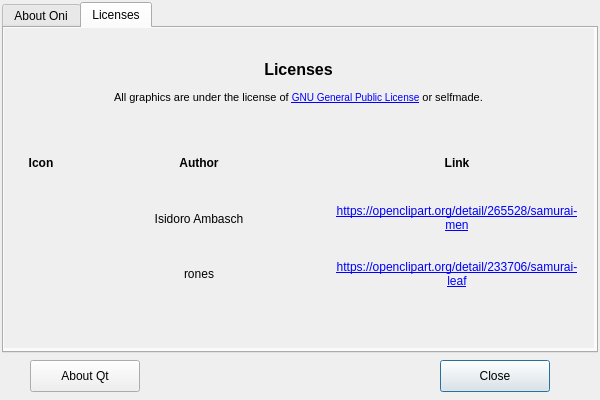
<?xml version="1.0" encoding="UTF-8"?>
<ui version="4.0">
 <class>AboutWindow</class>
 <widget class="QDialog" name="AboutWindow">
  <property name="geometry">
   <rect>
    <x>0</x>
    <y>0</y>
    <width>600</width>
    <height>400</height>
   </rect>
  </property>
  <property name="sizePolicy">
   <sizepolicy hsizetype="Fixed" vsizetype="Fixed">
    <horstretch>0</horstretch>
    <verstretch>0</verstretch>
   </sizepolicy>
  </property>
  <property name="minimumSize">
   <size>
    <width>600</width>
    <height>400</height>
   </size>
  </property>
  <property name="maximumSize">
   <size>
    <width>600</width>
    <height>400</height>
   </size>
  </property>
  <property name="windowTitle">
   <string>About Oni</string>
  </property>
  <widget class="QPushButton" name="close">
   <property name="geometry">
    <rect>
     <x>440</x>
     <y>360</y>
     <width>110</width>
     <height>32</height>
    </rect>
   </property>
   <property name="text">
    <string>Close</string>
   </property>
  </widget>
  <widget class="QPushButton" name="aboutQt">
   <property name="geometry">
    <rect>
     <x>30</x>
     <y>360</y>
     <width>110</width>
     <height>32</height>
    </rect>
   </property>
   <property name="text">
    <string>About Qt</string>
   </property>
  </widget>
  <widget class="QTabWidget" name="tabWidget">
   <property name="geometry">
    <rect>
     <x>2</x>
     <y>2</y>
     <width>596</width>
     <height>351</height>
    </rect>
   </property>
   <property name="currentIndex">
    <number>1</number>
   </property>
   <widget class="QWidget" name="tabAbout">
    <attribute name="title">
     <string>About Oni</string>
    </attribute>
    <widget class="QWidget" name="gridLayoutWidget_3">
     <property name="geometry">
      <rect>
       <x>9</x>
       <y>0</y>
       <width>581</width>
       <height>321</height>
      </rect>
     </property>
     <layout class="QGridLayout" name="gridLayout_4">
      <item row="0" column="0">
       <widget class="QLabel" name="aboutLabel">
        <property name="text">
         <string>&lt;!DOCTYPE HTML PUBLIC &quot;-//W3C//DTD HTML 4.0//EN&quot; &quot;http://www.w3.org/TR/REC-html40/strict.dtd&quot;&gt;
&lt;html&gt;&lt;head&gt;&lt;meta name=&quot;qrichtext&quot; content=&quot;1&quot; /&gt;&lt;style type=&quot;text/css&quot;&gt;
p, li { white-space: pre-wrap; }
&lt;/style&gt;&lt;/head&gt;&lt;body style=&quot; font-family:'MS Shell Dlg 2'; font-size:8pt; font-weight:400; font-style:normal;&quot;&gt;
&lt;p align=&quot;center&quot; style=&quot; margin-top:14px; margin-bottom:12px; margin-left:0px; margin-right:0px; -qt-block-indent:0; text-indent:0px;&quot;&gt;&lt;span style=&quot; font-family:'.SF NS Text'; font-size:12pt; font-weight:600; color:#000000;&quot;&gt;Oni&lt;/span&gt;&lt;/p&gt;
&lt;p align=&quot;center&quot; style=&quot; margin-top:0px; margin-bottom:0px; margin-left:0px; margin-right:0px; -qt-block-indent:0; text-indent:0px;&quot;&gt;&lt;span style=&quot; font-family:'.SF NS Text'; color:#000000;&quot;&gt;This software is a digitally version of the boardgame &lt;/span&gt;&lt;a href=&quot;http://www.arcanewonders.com/Onitama&quot;&gt;&lt;span style=&quot; font-family:'.SF NS Text'; text-decoration: underline; color:#0000ff;&quot;&gt;Onitama&lt;/span&gt;&lt;/a&gt;&lt;span style=&quot; font-family:'.SF NS Text'; color:#000000;&quot;&gt; by &lt;/span&gt;&lt;a href=&quot;http://www.arcanewonders.com/&quot;&gt;&lt;span style=&quot; font-family:'.SF NS Text'; text-decoration: underline; color:#0000ff;&quot;&gt;Arcane Wonders&lt;/span&gt;&lt;/a&gt;&lt;span style=&quot; font-family:'.SF NS Text'; color:#000000;&quot;&gt;. &lt;/span&gt;&lt;/p&gt;
&lt;p align=&quot;center&quot; style=&quot; margin-top:0px; margin-bottom:0px; margin-left:0px; margin-right:0px; -qt-block-indent:0; text-indent:0px;&quot;&gt;&lt;span style=&quot; font-family:'.SF NS Text'; color:#000000;&quot;&gt;We do not own any rights on the original game.&lt;br /&gt;&lt;/span&gt;&lt;/p&gt;
&lt;p align=&quot;center&quot; style=&quot; margin-top:0px; margin-bottom:0px; margin-left:0px; margin-right:0px; -qt-block-indent:0; text-indent:0px;&quot;&gt;&lt;span style=&quot; font-family:'.SF NS Text'; color:#000000;&quot;&gt;Onitama is a two-player, perfect information abstract game with a random starting setup.&lt;br /&gt;&lt;/span&gt;&lt;/p&gt;
&lt;p align=&quot;center&quot; style=&quot; margin-top:12px; margin-bottom:12px; margin-left:0px; margin-right:0px; -qt-block-indent:0; text-indent:0px;&quot;&gt;&lt;span style=&quot; font-family:'.SF NS Text'; font-weight:600; text-decoration: underline; color:#000000;&quot;&gt;Github&lt;/span&gt;&lt;/p&gt;
&lt;p align=&quot;center&quot; style=&quot; margin-top:12px; margin-bottom:12px; margin-left:0px; margin-right:0px; -qt-block-indent:0; text-indent:0px;&quot;&gt;&lt;span style=&quot; font-family:'.SF NS Text'; color:#000000;&quot;&gt;This software was written in C++, while the GUI uses Qt.&lt;br /&gt;You can find our sourcecode on Github: &lt;/span&gt;&lt;a href=&quot;https://github.com/gwolffgang/Oni&quot;&gt;&lt;span style=&quot; font-family:'.SF NS Text'; text-decoration: underline; color:#0000ff;&quot;&gt;https://github.com/gwolffgang/Oni&lt;/span&gt;&lt;/a&gt;&lt;/p&gt;
&lt;p align=&quot;center&quot; style=&quot; margin-top:12px; margin-bottom:12px; margin-left:0px; margin-right:0px; -qt-block-indent:0; text-indent:0px;&quot;&gt;&lt;span style=&quot; font-family:'.SF NS Text'; font-weight:600; text-decoration: underline; color:#000000;&quot;&gt;Developers&lt;/span&gt;&lt;/p&gt;
&lt;p align=&quot;center&quot; style=&quot;-qt-paragraph-type:empty; margin-top:0px; margin-bottom:0px; margin-left:0px; margin-right:0px; -qt-block-indent:0; text-indent:0px; font-size:7.8pt;&quot;&gt;&lt;br /&gt;&lt;/p&gt;
&lt;table border=&quot;0&quot; style=&quot; margin-top:0px; margin-bottom:0px; margin-left:0px; margin-right:0px;&quot; cellspacing=&quot;2&quot; cellpadding=&quot;0&quot;&gt;
&lt;tr&gt;
&lt;td&gt;
&lt;ul style=&quot;margin-top: 0px; margin-bottom: 0px; margin-left: 0px; margin-right: 0px; -qt-list-indent: 1;&quot;&gt;&lt;li style=&quot; color:#000000;&quot; align=&quot;center&quot; style=&quot; margin-top:12px; margin-bottom:12px; margin-left:0px; margin-right:0px; -qt-block-indent:0; text-indent:0px;&quot;&gt;Georg Wolffgang&lt;br /&gt;(lead programmer)&lt;/li&gt;&lt;/ul&gt;&lt;/td&gt;
&lt;td&gt;
&lt;ul style=&quot;margin-top: 0px; margin-bottom: 0px; margin-left: 0px; margin-right: 0px; -qt-list-indent: 1;&quot;&gt;&lt;li style=&quot; color:#000000;&quot; align=&quot;center&quot; style=&quot; margin-top:12px; margin-bottom:12px; margin-left:0px; margin-right:0px; -qt-block-indent:0; text-indent:0px;&quot;&gt;Alexandar Tomic&lt;br /&gt;(coder/debugger)&lt;/li&gt;&lt;/ul&gt;&lt;/td&gt;
&lt;td&gt;
&lt;ul style=&quot;margin-top: 0px; margin-bottom: 0px; margin-left: 0px; margin-right: 0px; -qt-list-indent: 1;&quot;&gt;&lt;li style=&quot; color:#000000;&quot; align=&quot;center&quot; style=&quot; margin-top:12px; margin-bottom:12px; margin-left:0px; margin-right:0px; -qt-block-indent:0; text-indent:0px;&quot;&gt;Benjamin Brinkmann&lt;br /&gt;(AI-programmer)&lt;/li&gt;&lt;/ul&gt;&lt;/td&gt;&lt;/tr&gt;&lt;/table&gt;&lt;/body&gt;&lt;/html&gt;</string>
        </property>
       </widget>
      </item>
     </layout>
    </widget>
   </widget>
   <widget class="QWidget" name="tabLicenses">
    <attribute name="title">
     <string>Licenses</string>
    </attribute>
    <widget class="QWidget" name="gridLayoutWidget">
     <property name="geometry">
      <rect>
       <x>10</x>
       <y>110</y>
       <width>571</width>
       <height>161</height>
      </rect>
     </property>
     <layout class="QGridLayout" name="gridLicenses">
      <item row="1" column="1">
       <widget class="QLabel" name="author_M">
        <property name="maximumSize">
         <size>
          <width>250</width>
          <height>50</height>
         </size>
        </property>
        <property name="text">
         <string>Isidoro Ambasch</string>
        </property>
        <property name="alignment">
         <set>Qt::AlignCenter</set>
        </property>
        <property name="wordWrap">
         <bool>true</bool>
        </property>
       </widget>
      </item>
      <item row="1" column="2">
       <widget class="QLabel" name="link_M">
        <property name="maximumSize">
         <size>
          <width>250</width>
          <height>50</height>
         </size>
        </property>
        <property name="text">
         <string>&lt;a href=&quot;https://openclipart.org/detail/265528/samurai-men&quot;&gt;https://openclipart.org/detail/265528/samurai-men&lt;/a&gt;</string>
        </property>
        <property name="alignment">
         <set>Qt::AlignCenter</set>
        </property>
        <property name="wordWrap">
         <bool>true</bool>
        </property>
       </widget>
      </item>
      <item row="1" column="0">
       <widget class="QLabel" name="img_M">
        <property name="maximumSize">
         <size>
          <width>50</width>
          <height>50</height>
         </size>
        </property>
        <property name="text">
         <string/>
        </property>
        <property name="pixmap">
         <pixmap resource="res.qrc">:/pics/pieces/master_red.png</pixmap>
        </property>
        <property name="scaledContents">
         <bool>true</bool>
        </property>
        <property name="alignment">
         <set>Qt::AlignCenter</set>
        </property>
       </widget>
      </item>
      <item row="2" column="1">
       <widget class="QLabel" name="author_S">
        <property name="maximumSize">
         <size>
          <width>250</width>
          <height>50</height>
         </size>
        </property>
        <property name="text">
         <string>rones</string>
        </property>
        <property name="alignment">
         <set>Qt::AlignCenter</set>
        </property>
        <property name="wordWrap">
         <bool>true</bool>
        </property>
       </widget>
      </item>
      <item row="0" column="2">
       <widget class="QLabel" name="textLink">
        <property name="font">
         <font>
          <weight>75</weight>
          <bold>true</bold>
         </font>
        </property>
        <property name="text">
         <string>Link</string>
        </property>
        <property name="alignment">
         <set>Qt::AlignCenter</set>
        </property>
       </widget>
      </item>
      <item row="0" column="1">
       <widget class="QLabel" name="textAuthor">
        <property name="font">
         <font>
          <weight>75</weight>
          <bold>true</bold>
         </font>
        </property>
        <property name="text">
         <string>Author</string>
        </property>
        <property name="alignment">
         <set>Qt::AlignCenter</set>
        </property>
       </widget>
      </item>
      <item row="0" column="0">
       <widget class="QLabel" name="textIcon">
        <property name="font">
         <font>
          <weight>75</weight>
          <bold>true</bold>
         </font>
        </property>
        <property name="text">
         <string>Icon</string>
        </property>
        <property name="alignment">
         <set>Qt::AlignCenter</set>
        </property>
       </widget>
      </item>
      <item row="2" column="2">
       <widget class="QLabel" name="link_S">
        <property name="maximumSize">
         <size>
          <width>250</width>
          <height>50</height>
         </size>
        </property>
        <property name="text">
         <string>&lt;a href=&quot;https://openclipart.org/detail/233706/samurai-leaf&quot;&gt;https://openclipart.org/detail/233706/samurai-leaf&lt;/a&gt;</string>
        </property>
        <property name="alignment">
         <set>Qt::AlignCenter</set>
        </property>
        <property name="wordWrap">
         <bool>true</bool>
        </property>
       </widget>
      </item>
      <item row="2" column="0">
       <widget class="QLabel" name="img_S">
        <property name="maximumSize">
         <size>
          <width>50</width>
          <height>50</height>
         </size>
        </property>
        <property name="text">
         <string/>
        </property>
        <property name="pixmap">
         <pixmap resource="res.qrc">:/pics/pieces/scolar_red.png</pixmap>
        </property>
        <property name="scaledContents">
         <bool>true</bool>
        </property>
        <property name="alignment">
         <set>Qt::AlignCenter</set>
        </property>
       </widget>
      </item>
     </layout>
    </widget>
    <widget class="QTextBrowser" name="textLicenses">
     <property name="enabled">
      <bool>false</bool>
     </property>
     <property name="geometry">
      <rect>
       <x>0</x>
       <y>0</y>
       <width>590</width>
       <height>320</height>
      </rect>
     </property>
     <property name="sizePolicy">
      <sizepolicy hsizetype="Fixed" vsizetype="Fixed">
       <horstretch>0</horstretch>
       <verstretch>0</verstretch>
      </sizepolicy>
     </property>
     <property name="contextMenuPolicy">
      <enum>Qt::NoContextMenu</enum>
     </property>
     <property name="autoFillBackground">
      <bool>false</bool>
     </property>
     <property name="locale">
      <locale language="English" country="Germany"/>
     </property>
     <property name="frameShape">
      <enum>QFrame::Panel</enum>
     </property>
     <property name="frameShadow">
      <enum>QFrame::Plain</enum>
     </property>
     <property name="lineWidth">
      <number>0</number>
     </property>
     <property name="verticalScrollBarPolicy">
      <enum>Qt::ScrollBarAlwaysOff</enum>
     </property>
     <property name="horizontalScrollBarPolicy">
      <enum>Qt::ScrollBarAlwaysOff</enum>
     </property>
     <property name="sizeAdjustPolicy">
      <enum>QAbstractScrollArea::AdjustIgnored</enum>
     </property>
     <property name="readOnly">
      <bool>true</bool>
     </property>
     <property name="html">
      <string>&lt;!DOCTYPE HTML PUBLIC &quot;-//W3C//DTD HTML 4.0//EN&quot; &quot;http://www.w3.org/TR/REC-html40/strict.dtd&quot;&gt;
&lt;html&gt;&lt;head&gt;&lt;meta name=&quot;qrichtext&quot; content=&quot;1&quot; /&gt;&lt;style type=&quot;text/css&quot;&gt;
p, li { white-space: pre-wrap; }
&lt;/style&gt;&lt;/head&gt;&lt;body style=&quot; font-family:'MS Shell Dlg 2'; font-size:7.8pt; font-weight:400; font-style:normal;&quot;&gt;
&lt;p align=&quot;center&quot; style=&quot;-qt-paragraph-type:empty; margin-top:0px; margin-bottom:0px; margin-left:0px; margin-right:0px; -qt-block-indent:0; text-indent:0px;&quot;&gt;&lt;br /&gt;&lt;/p&gt;&lt;/body&gt;&lt;/html&gt;</string>
     </property>
     <property name="textInteractionFlags">
      <set>Qt::LinksAccessibleByKeyboard|Qt::LinksAccessibleByMouse</set>
     </property>
     <property name="openExternalLinks">
      <bool>true</bool>
     </property>
    </widget>
    <widget class="QWidget" name="gridLayoutWidget_2">
     <property name="geometry">
      <rect>
       <x>9</x>
       <y>9</y>
       <width>571</width>
       <height>91</height>
      </rect>
     </property>
     <layout class="QGridLayout" name="gridLayout">
      <item row="0" column="0">
       <widget class="QLabel" name="licensesLabel">
        <property name="text">
         <string>&lt;!DOCTYPE HTML PUBLIC &quot;-//W3C//DTD HTML 4.0//EN&quot; &quot;http://www.w3.org/TR/REC-html40/strict.dtd&quot;&gt;
&lt;html&gt;&lt;head&gt;&lt;meta name=&quot;qrichtext&quot; content=&quot;1&quot; /&gt;&lt;style type=&quot;text/css&quot;&gt;
p, li { white-space: pre-wrap; }
&lt;/style&gt;&lt;/head&gt;&lt;body style=&quot; font-family:'MS Shell Dlg 2'; font-size:7.8pt; font-weight:400; font-style:normal;&quot;&gt;
&lt;p align=&quot;center&quot; style=&quot; margin-top:14px; margin-bottom:12px; margin-left:0px; margin-right:0px; -qt-block-indent:0; text-indent:0px;&quot;&gt;&lt;span style=&quot; font-family:'.SF NS Text'; font-size:12pt; font-weight:600; color:#000000;&quot;&gt;Licenses&lt;/span&gt;&lt;/p&gt;
&lt;p align=&quot;center&quot; style=&quot; margin-top:0px; margin-bottom:0px; margin-left:0px; margin-right:0px; -qt-block-indent:0; text-indent:0px;&quot;&gt;&lt;span style=&quot; font-family:'.SF NS Text'; font-size:8pt; color:#000000;&quot;&gt;All graphics are under the license of &lt;/span&gt;&lt;a href=&quot;https://de.wikipedia.org/wiki/GNU_General_Public_License&quot;&gt;&lt;span style=&quot; text-decoration: underline; color:#0000ff;&quot;&gt;GNU General Public License&lt;/span&gt;&lt;/a&gt;&lt;span style=&quot; font-family:'.SF NS Text'; font-size:8pt; color:#000000;&quot;&gt; or selfmade.&lt;/span&gt;&lt;/p&gt;&lt;/body&gt;&lt;/html&gt;</string>
        </property>
       </widget>
      </item>
     </layout>
    </widget>
    <zorder>textLicenses</zorder>
    <zorder>gridLayoutWidget</zorder>
    <zorder>gridLayoutWidget_2</zorder>
   </widget>
  </widget>
 </widget>
 <resources>
  <include location="res.qrc"/>
 </resources>
 <connections>
  <connection>
   <sender>close</sender>
   <signal>clicked()</signal>
   <receiver>AboutWindow</receiver>
   <slot>close()</slot>
   <hints>
    <hint type="sourcelabel">
     <x>308</x>
     <y>266</y>
    </hint>
    <hint type="destinationlabel">
     <x>324</x>
     <y>286</y>
    </hint>
   </hints>
  </connection>
 </connections>
</ui>
